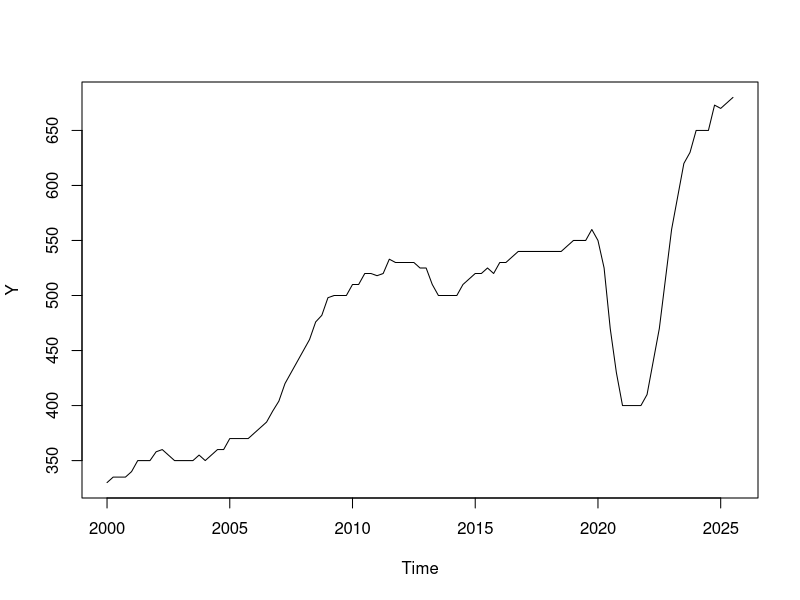
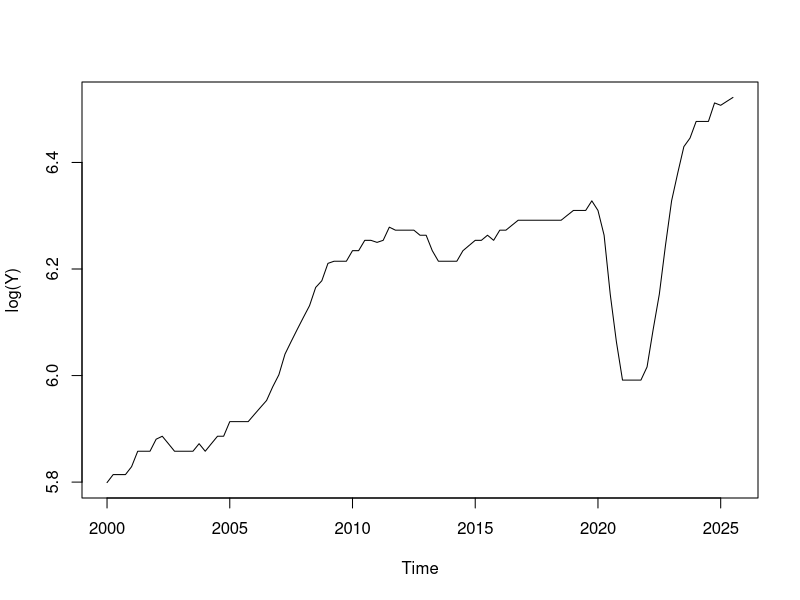
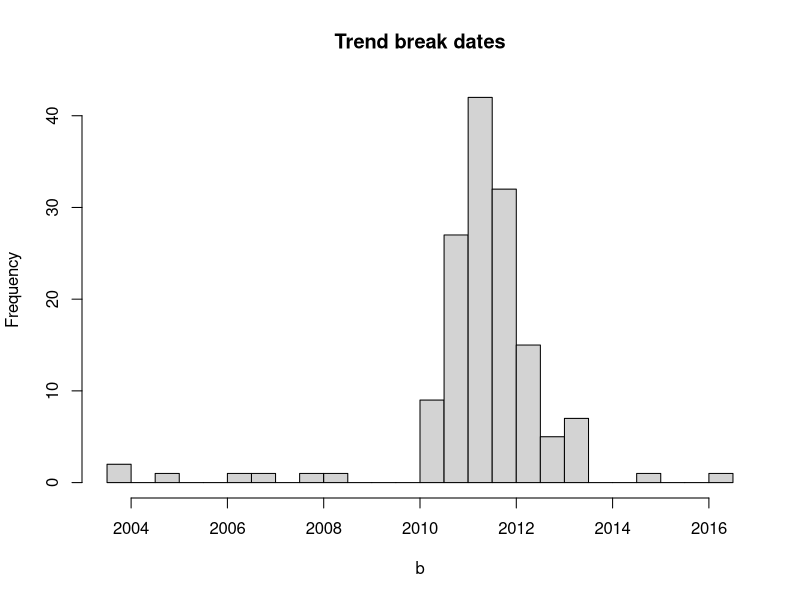
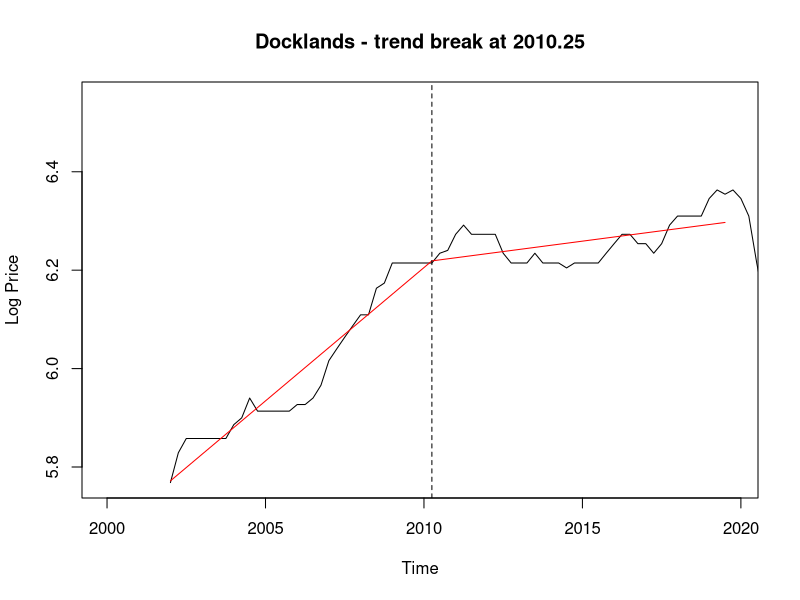

The R source for these figures, in order: (Note: this script raises an error after producing the figures.)
## ---- chunk 1
library(urca)
library(forecast)
library(knitr)
library(parallel)
## ---- chunk 2
dt <- read.csv("rent_by_qtr_suburb_refactored.csv")
## ---- chunk 3
# Total number of NAs in the whole dataset
sum(is.na(dt))

# NAs per suburb (row), showing only suburbs that have any NA values
na_by_suburb <- rowSums(is.na(dt[, -1]))
names(na_by_suburb) <- dt$Suburb
na_by_suburb[na_by_suburb > 0]

# NAs per quarter (column), showing only quarters that have  NA values
na_by_quarter <- colSums(is.na(dt[, -1]))
na_by_quarter[na_by_quarter > 0]
## ---- chunk 4

# Define a function that extracts the row within the data that matches 
# the suburb name given and drop the first column (which has all suburb names).
get_suburb <- function(name) {
  y <- as.numeric(unlist(dt[dt$Suburb == name, -1]))
  Y <- ts(y, start = c(2000, 1), frequency = 4)
  
  # Docklands has no data before Mar 2002, so start it there
  if (name == "Docklands") {
    Y <- window(Y, start = c(2002, 1))
  }
  
  return(Y)
}
## ---- chunk 5
Y <- get_suburb("Southbank")
plot(Y)
plot(log(Y))
## ---- chunk 6
trend_break <- function(b, time) {
  return ((time>b)*(time-b))
}
## ---- chunk 7
trend_breaks <- list()
# Find the optimal trend break 
for (s in dt$Suburb) {
  FirstForecast <- 2019.75
  
  Y  <- log(get_suburb(s))
  
  Time  <- time(Y)
  
  t_est   <- which(Time < FirstForecast)
  
  # We will have a standard 15% (3 years) zone where no break points are allowed.
  # So with the training set being from 2000Q1 to 2019Q3 gives:
  Break_range <- Time[which(Time >= 2003 & Time < 2016.75)]
    
  # M is a matrix for the RSS corresponding to each b
  M <- matrix(nrow = length(Break_range), ncol = 2)
  colnames(M) <- c("b", "RSS")
  M[, "b"] <- Break_range
  
  for (b in Break_range){
    TB_b <- trend_break(b, Time[t_est])
    X <- cbind(Time[t_est], TB_b)
    
    eq1 <- Arima(Y[t_est], order=c(0,0,0), xreg=X)
    
    # Store RSS in appropriate entry of M
    M[which(M[, "b"] == b), "RSS"] <-  sum(eq1$residuals^2)
  }
  b_best  <- M[which.min(M[, "RSS"]), "b"]
  
  trend_breaks[[s]] <- list(
    b_best  = b_best
  )
}

## ---- chunk 8
b_vals <- sapply(trend_breaks, function(x) unname(x$b_best))

range(b_vals)
summary(b_vals)
sort(b_vals)

hist(b_vals, breaks = 30, main = "Trend break dates", xlab = "b")
## ---- chunk 9
s <- "Docklands"
Y <- log(get_suburb(s))
Time  <- time(Y)
t_est <- which(Time < FirstForecast)

b <- trend_breaks[[s]]$b_best

TB_b <- trend_break(b, Time[t_est])
X    <- cbind(Time[t_est], TB_b)
eq1  <- Arima(Y[t_est], order=c(0,0,0), xreg=X)

# Fitted values = data minus residuals, as a ts so they line up on the time axis
fit_line <- ts(Y[t_est] - eq1$residuals, start = start(Y), frequency = 4)

plot(Y, xlim = c(2000, 2019.75), main = paste(s, "- trend break at", b), ylab = "Log Price")
lines(fit_line, col = "red", lwd = 1)
abline(v = b, lty = 2)
## ---- chunk 10
simulate_adf_cv <- function(n, X_det, t_stat, reps = 20000){
  t <- 2:n
  X <- X_det[t, , drop=FALSE]      # deterministic terms, aligned with t
  
  tADF <- matrix(nrow=reps, ncol=1)
  for (r in 1:reps){
    # Simulate under H0
    Y_simulated <- arima.sim(n=n, model=list(order=c(0,1,0)))[-1]
    
    DY <- Y_simulated[t]-Y_simulated[t-1]
    Y1 <- Y_simulated[t-1]
    
    tADF[r] <- summary(lm(DY~X+Y1))$coefficients["Y1","t value"]
  }
  
  p_val <- mean(tADF < t_stat)
  return(list(p_val = p_val, tADF = tADF))
}
## ---- chunk 11
adf_test <- function(Y, X_det, reps = 20000){
  n <- length(Y)
  t <- 2:n
  
  Y_1 <- Y[t-1]
  DY  <- Y[t]-Y[t-1]
  X   <- X_det[t, , drop=FALSE]
  
  t_stat <- summary(lm(DY ~ X + Y_1))$coefficients["Y_1", "t value"]
  
  p_val <- simulate_adf_cv(n, X_det, t_stat, reps)$p_val
  return(1 * (p_val > 0.05))     # 1 = unit root (don't reject), 0 = stationary
}
## ---- chunk 12
fit_arima <- function(y, order, xreg, drift) {
  tryCatch(
    Arima(y, order = order, xreg = xreg, include.drift = drift),
    error = function(e) tryCatch(
      Arima(y, order = order, xreg = xreg, include.drift = drift, method = "ML"),
      error = function(e2) NULL
    )
  )
}
## ---- chunk 13
RNGkind("L'Ecuyer-CMRG")   # reproducible random streams across cores
set.seed(123)

fit_suburb <- function(s){
  pmax <- 9 # Max AR lag order
  qmax <- 9 # Max MA lag order
  FirstForecast <- 2019.75
  
  Y  <- log(get_suburb(s))
  
  Time   <- as.numeric(time(Y))
  t_est  <- which(Time < FirstForecast)
  t_test <- which(Time >= FirstForecast)
  
  b   <- trend_breaks[[s]]$b_best
  TBt <- 1 * (Time > b) * (Time-b)
  
  Y_test <- exp(Y[t_test])    # test data in dollars
  hmax <- length(t_test)
  
  # Storage for Ljung-Box p-values and AICc
  LBp <- matrix(nrow=pmax+1, ncol=qmax+1)
  rownames(LBp) <- paste0("p=", 0:pmax)
  colnames(LBp) <- paste0("q=", 0:qmax)
  AICc <- LBp
  
  nd <- adf_test(Y[t_est], cbind(Time[t_est], TBt[t_est]))
  
  if (nd == 1){
    # Drops first training quarter, so results line up with diff(Y[t_est])
    # which starts at the second quarter. 
    DU <- 1 * (Time[t_est][-1] > b)  
    nd <- nd + adf_test(diff(Y[t_est]), cbind(DU))
  }
  
  if (nd == 0){
    X <- cbind(Time, TBt)
    drift <- FALSE
  } else if (nd == 1){
    X <- cbind(TBt)
    drift <- TRUE      # drift = constant growth rate, replaces Time
  } else {
    X <- cbind(TBt)
    drift <- FALSE     # trend annihilated at d = 2
  }
  
  models <- list()
  
  for (p in 0:pmax){
    for (q in 0:qmax){
      eq <- fit_arima(Y[t_est], c(p, nd, q), X[t_est, , drop = FALSE], drift)
      
      if (is.null(eq)) next
      
      AICc[p+1, q+1] <- eq$aicc
      LBp[p+1,q+1] <- Box.test(eq$residuals, 
                             lag = max(8, p + q + 4), 
                             type = "Ljung-Box", 
                             fitdf = p + q)$p.value
      models[[paste(p, q)]] <- eq
    }
  }
  
  # Best model: lowest AICc among those passing Ljung-Box
  AICc_ok <- AICc
  AICc_ok[LBp <= 0.05 | is.na(LBp)] <- NA 
  
  if (all(is.na(AICc_ok))) return(NULL)   # no model passed Ljung-Box
  
  best <- which(AICc_ok == min(AICc_ok, na.rm = TRUE), arr.ind = TRUE)
  p_best <- best[1, 1] - 1
  q_best <- best[1, 2] - 1
  model  <- models[[paste(p_best, q_best)]]
  
  # Forecast the test period and convert back to dollars
  forecasts <- exp(forecast(model, xreg=X[t_test, , drop=FALSE], h=hmax)$mean)
  RMSE <- sqrt(mean((Y_test-forecasts)^2, na.rm = TRUE))
  
  return(list(
    suburb      = s,
    Y           = Y,
    Y_train     = Y[t_est],
    Y_test      = Y_test,
    model       = model,
    trend_break = b,
    nd          = nd,
    p           = p_best,
    q           = q_best, 
    AICc        = AICc,
    forecasts   = forecasts,
    RMSE        = RMSE
  ))
}

n_cores <- max(1, detectCores(logical = FALSE) - 1)
cl <- makeCluster(n_cores)

# Reproducible random streams (replaces RNGkind/set.seed for the workers)
clusterSetRNGStream(cl, 123)

# Load packages on each worker
clusterEvalQ(cl, {
  library(forecast)
  library(urca)
})

# Send everything fit_suburb() depends on
clusterExport(cl, c("dt", "get_suburb", "trend_breaks", "trend_break",
                    "simulate_adf_cv", "adf_test", "fit_arima"))

# parLapplyLB hands out suburbs one at a time, which balances the load
# better than parLapply when some suburbs take much longer than others
results <- parLapplyLB(cl, dt$Suburb, fit_suburb)
stopCluster(cl)
names(results) <- dt$Suburb
## ---- chunk 14
for (s in names(results)) {
  r   <- results[[s]]
  idx <- which(is.na(r$AICc), arr.ind = TRUE)   # row/col positions of NAs
  
  for (i in seq_len(nrow(idx))) {
    p <- idx[i, "row"] - 1                       # row 1 = p=0
    q <- idx[i, "col"] - 1                       # col 1 = q=0
    cat("Fit failed:", s, "ARIMA(", p, ",", r$nd, ",", q, ")\n")
  }
}
## ---- chunk 15
# How many of each number of differencing was required
cat("d values")
table(sapply(results, function(r) r$nd)) 
cat("\n")

# How many of each p-value appeared during modelling (missing = 0)
cat("p values")
table(sapply(results, function(r) r$p))
cat("\n")

# How many of each q-value appeared during modelling (missing = 0)
cat("q values")
table(sapply(results, function(r) r$q))
## ---- chunk 16
rmse_df <- data.frame(
  Suburb   = names(results),
  RMSE     = sapply(results, function(r) r$RMSE),
  MAPE     = sapply(results, function(r) 
    100 * mean(abs(r$Y_test - r$forecasts) / r$Y_test, na.rm = TRUE)),
  MPE      = sapply(results, function(r) # 
    100 * mean((r$Y_test - r$forecasts) / r$Y_test, na.rm = TRUE)), 
  nd       = sapply(results, function(r) r$nd),
  p        = sapply(results, function(r) r$p),
  q        = sapply(results, function(r) r$q),
  row.names = NULL
)

rmse_df <- rmse_df[order(rmse_df$MAPE), ]

measures <- rmse_df[, c("RMSE", "MAPE", "MPE")]

summary_tab <- data.frame(
  Measure = c("RMSE (\\$/week)", "MAPE (%)", "MPE (%)"),
  Min     = sapply(measures, min),
  Median  = sapply(measures, median),
  Mean    = sapply(measures, mean),
  Max     = sapply(measures, max),
  row.names = NULL
)
kable(summary_tab, digits = 1, caption = "Test-period forecast accuracy across suburbs")

hist(rmse_df$MAPE, breaks = 30,
     main = "MAPE across suburbs",
     xlab = "Mean absolute percentage error (%)", col = "grey80")
abline(v = median(rmse_df$MAPE), col = "red", lwd = 2)


hist(rmse_df$RMSE, breaks = 30,
     main = "RMSE across suburbs",
     xlab = "RMSE of Median Price Forecasts ($/week)", col = "grey80")
abline(v = median(rmse_df$RMSE), col = "red", lwd = 2)

kable(head(rmse_df, 5), digits = 3, row.names = FALSE, caption = "Most accurate suburbs (based on MAPE)")
kable(head(rmse_df[order(-rmse_df$MAPE), ], 5),
      digits = 3, row.names = FALSE, caption = "Least accurate suburbs (based on MAPE)")

## ---- chunk 17
plot_suburb <- function(s) {
  r <- results[[s]]
  
  Y      <- r$Y
  Time   <- as.numeric(time(Y))
  t_est  <- which(Time < 2019.75)
  t_test <- which(Time >= 2019.75)
  b      <- r$trend_break
  TBt    <- 1 * (Time > b) * (Time - b)
  
  if (r$nd == 0){
    X <- cbind(Time, TBt)
  } else {
    X <- cbind(TBt)
  }
  
  fc <- forecast(r$model, xreg = X[t_test, , drop = FALSE], h = length(t_test))
  
  start_fit <- c(floor(Time[1]), round((Time[1] %% 1) * 4) + 1)
  fitted_ts <- ts(exp(as.numeric(fitted(r$model))), start = start_fit, frequency = 4)
  fc_mean <- ts(exp(as.numeric(fc$mean)), start = c(2019, 4), frequency = 4)
  
  # 95% Interval assuming normality.
  fc_lower  <- ts(exp(as.numeric(fc$lower[, 2])), start = c(2019, 4), frequency = 4)
  fc_upper  <- ts(exp(as.numeric(fc$upper[, 2])), start = c(2019, 4), frequency = 4)
  
  plot(exp(Y), ylim = range(exp(Y), fc_lower, fc_upper, na.rm = TRUE),
       main = paste(s, "- ARIMA(", r$p, ",", r$nd, ",", r$q, ") with trend break"),
       ylab = "Median weekly rent ($/week)", xlab = "Time")
  lines(fitted_ts, col = adjustcolor("blue", 0.4), lwd = 1.5)
  lines(fc_mean,   col = "red", lwd = 2)
  lines(fc_lower,  col = "red", lty = 2)
  lines(fc_upper,  col = "red", lty = 2)
  
  abline(v = b, lty = 3)
  abline(v = 2019.75, col = "grey50")
  
  legend("topleft",
         c("Actual", "Fitted (training)", "Forecast (test)", "95% interval", "Trend break", "Forecast start"),
         col = c("black", adjustcolor("blue", 0.4), "red", "red", "black", "grey50"),
         lty = c(1, 1, 1, 2, 3, 1), lwd = c(1, 1.5, 2, 1, 1, 1), bty = "n", cex = 0.8)
}
## ---- chunk 18
plot_suburb("Echuca")                                # Zero differences 
plot_suburb("Albert Park-Middle Park-West St Kilda") # One Difference 


plot_suburb("Brighton East")                         # Most Accurate Suburb
plot_suburb("North Bendigo")                         # Least Accurate Suburb

## ---- chunk 19
trend_breaks <- list()
# Find the optimal trend break 
for (s in dt$Suburb) {
  FirstForecast <- 2025.75
  
  Y  <- log(get_suburb(s))
  
  Time  <- time(Y)
  
  t_est   <- which(Time < FirstForecast)
  
  # We will have a standard 15% (approx 4 years) zone where no break points are allowed.
  # So with the training set being from 2000Q1 to 2025Q3 gives:
  Break_range <- Time[which(Time >= 2004 & Time < 2021.75)]
    
  # M is a matrix for the RSS corresponding to each b
  M <- matrix(nrow = length(Break_range), ncol = 2)
  colnames(M) <- c("b", "RSS")
  M[, "b"] <- Break_range
  
  for (b in Break_range){
    TB_b <- trend_break(b, Time[t_est])
    X <- cbind(Time[t_est], TB_b)
    
    eq1 <- Arima(Y[t_est], order=c(0,0,0), xreg=X)
    
    # Store RSS in appropriate entry of M
    M[which(M[, "b"] == b), "RSS"] <-  sum(eq1$residuals^2)
  }
  b_best  <- M[which.min(M[, "RSS"]), "b"]
  
  trend_breaks[[s]] <- list(
    b_best  = b_best
  )
}

## ---- chunk 20
RNGkind("L'Ecuyer-CMRG")   # reproducible random streams across cores
set.seed(123)

fit_suburb_future <- function(s){
# Loop over every suburb (row) within our dataset.
  pmax <- 9 # Max AR lag order
  qmax <- 9 # Max MA lag order
  FirstForecast <- 2025.75
  
  Y  <- log(get_suburb(s))

  
  Time   <- as.numeric(time(Y))
  t_est  <- which(Time < FirstForecast)

  b   <- trend_breaks[[s]]$b_best
  TBt <- 1 * (Time > b) * (Time-b)
  
  hmax <- 24
  
  # Storage for Ljung-Box p-values and AICc
  LBp <- matrix(nrow=pmax+1, ncol=qmax+1)
  rownames(LBp) <- paste0("p=", 0:pmax)
  colnames(LBp) <- paste0("q=", 0:qmax)
  AICc <- LBp
  
  nd <- adf_test(Y[t_est], cbind(Time[t_est], TBt[t_est]))
  
  # Build regressors for the future quarters (Dec 2025 onwards)
  Time_future <- max(Time) + (1:hmax) / 4
  TB_future   <- 1 * (Time_future > b) * (Time_future - b)
  
  if (nd == 0){
    X_future <- cbind(Time = Time_future, TBt = TB_future)
  } else {
    X_future <- cbind(TBt = TB_future)
  }
  
  if (nd == 1){
    # Drops first training quarter, so results line up with diff(Y[t_est])
    # which starts at the second quarter. 
    DU <- 1 * (Time[t_est][-1] > b)  
    nd <- nd + adf_test(diff(Y[t_est]), cbind(DU))
  }
  
  if (nd == 0){
    X <- cbind(Time, TBt)
    drift <- FALSE
  } else if (nd == 1){
    X <- cbind(TBt)
    drift <- TRUE      # drift = constant growth rate, replaces Time
  } else {
    X <- cbind(TBt)
    drift <- FALSE     # trend annihilated at d = 2
  }

  
  models <- list()
  
  for (p in 0:pmax){
    for (q in 0:qmax){
      
      eq <- fit_arima(Y[t_est], c(p, nd, q), X[t_est, , drop = FALSE], drift)
      if (is.null(eq)) next
    
      AICc[p+1, q+1] <- eq$aicc
      LBp[p+1,q+1] <- Box.test(eq$residuals, 
                             lag = max(8, p + q + 4), 
                             type = "Ljung-Box", 
                             fitdf = p + q)$p.value
      models[[paste(p, q)]] <- eq
    }
  }
  # Best model: lowest AICc among those passing Ljung-Box
  AICc_ok <- AICc
  # Blank any AICc values matching the matrix locations where
  # LBp <= 0.05 
  AICc_ok[LBp <= 0.05 | is.na(LBp)] <- NA 
  
  if (all(is.na(AICc_ok))) {
    cat("No model passed Ljung-Box for:", s, "\n")
    next
  }
  
  best <- which(AICc_ok == min(AICc_ok, na.rm = TRUE), arr.ind = TRUE)
  p_best <- best[1, 1] - 1
  q_best <- best[1, 2] - 1
  model  <- models[[paste(p_best, q_best)]]
  
  # Forecast future quarters, with intervals, and convert back to dollars
  fc <- forecast(model, xreg = X_future, h = hmax)
  forecasts <- ts(exp(as.numeric(fc$mean)),       start = c(2025, 4), frequency = 4)
  
  # 95% Interval assuming normality
  lower95   <- ts(exp(as.numeric(fc$lower[, 2])), start = c(2025, 4), frequency = 4)
  upper95   <- ts(exp(as.numeric(fc$upper[, 2])), start = c(2025, 4), frequency = 4)
 
  
  return(list(
   suburb      = s,
    Y           = Y,
    Y_train     = Y[t_est],
    model       = model,
    trend_break = b,
    nd          = nd,
    p           = p_best,
    q           = q_best, 
    AICc        = AICc,
    forecasts   = forecasts,
    lower95     = lower95,
    upper95     = upper95
  ))
  
}

cl <- makeCluster(n_cores)
clusterSetRNGStream(cl, 123)
clusterEvalQ(cl, {
  library(forecast)
  library(urca)
})
clusterExport(cl, c("dt", "get_suburb", "trend_breaks", "trend_break",
                    "simulate_adf_cv", "adf_test", "fit_arima"))

results_future <- parLapplyLB(cl, dt$Suburb, fit_suburb_future)
stopCluster(cl)
names(results_future) <- dt$Suburb
## ---- chunk 21
for (s in names(results_future)) {
  r   <- results_future[[s]]
  idx <- which(is.na(r$AICc), arr.ind = TRUE)   # row/col positions of NAs
  
  for (i in seq_len(nrow(idx))) {
    p <- idx[i, "row"] - 1                       # row 1 = p=0
    q <- idx[i, "col"] - 1                       # col 1 = q=0
    cat("Fit failed:", s, "ARIMA(", p, ",", r$nd, ",", q, ")\n")
  }
}
## ---- chunk 22
# How many of each number of differencing was required
cat("d values")
table(sapply(results_future, function(r) r$nd)) 
cat("\n")

# How many of each p-value appeared during modelling (missing = 0)
cat("p values")
table(sapply(results_future, function(r) r$p))
cat("\n")

# How many of each q-value appeared during modelling (missing = 0)
cat("q values")
table(sapply(results_future, function(r) r$q))
## ---- chunk 23
plot_future <- function(s) {
  r <- results_future[[s]]
  
  fc    <- r$forecasts
  lower <- r$lower95
  upper <- r$upper95
  tt    <- as.numeric(time(fc))
  
  plot(fc, ylim = range(lower, upper, na.rm = TRUE), type = "n",
       main = paste(s, "- forecast, ARIMA(", r$p, ",", r$nd, ",", r$q, ")"),
       ylab = "Median prices", xlab = "Time")
  polygon(c(tt, rev(tt)), c(as.numeric(lower), rev(as.numeric(upper))),
          col = adjustcolor("red", 0.15), border = NA)
  lines(fc,    col = "red", lwd = 2)
  lines(lower, col = "red", lty = 2)
  lines(upper, col = "red", lty = 2)
  
  legend("topleft", c("Forecast", "95% interval"),
         col = "red", lty = c(1, 2), lwd = c(2, 1), bty = "n", cex = 0.8)
}
## ---- chunk 24
nd_vals <- sapply(results_future, function(r) r$nd)

(s0 <- names(nd_vals)[nd_vals == 0][1])
(s1 <- names(nd_vals)[nd_vals == 1][1])


# Plot some suburbs of interest from Part B. Note: The proceeding comments 
# detail information about the suburbs concluded from part B.

plot_future("Echuca")                                # Zero differences
plot_future("Albert Park-Middle Park-West St Kilda") # One Difference 


plot_future("Brighton East")                         # Most Accurate Suburb 
plot_future("North Bendigo")                         # Least Accurate Suburb
## ---- chunk 25
h_base <- 4     # Sep 2026 (2026Q3), the 4th forecast quarter
h      <- 24    # Sep 2031 (2031Q3), the end of the forecasts

growth <- sapply(results_future, function(r) {
  base     <- as.numeric(r$forecasts[h_base])   # forecast rent, Sep 2026
  forecast <- as.numeric(r$forecasts[h])        # forecast rent, Sep 2031
  forecast / base - 1
})

summary(100 * growth)

hist(100 * growth, breaks = 30, col = "grey80",
     main = "Forecast 5-year rent growth, Sep 2026 to Sep 2031 \n (Using a forecasted 2026)",
     xlab = "Growth rate (%)", ylab = "Number of suburbs")
abline(v = 100 * median(growth), col = "red", lwd = 2)
abline(v = 0, lty = 2)
legend("topright",
       legend = c(paste0("Median (", round(100 * median(growth), 1), "%)"), "Zero growth"),
       col = c("red", "black"), lty = c(1, 2), lwd = c(2, 1), bty = "n", cex = 0.8)
## ---- chunk 26
h_base <- 4     # Sep 2026 (2026Q3), the 4th forecast quarter
h      <- 24    # Sep 2031 (2031Q3)

growth <- sapply(results_future, function(r) {
  base     <- as.numeric(r$forecasts[h_base])   # forecast rent, Sep 2026
  forecast <- as.numeric(r$forecasts[h])        # forecast rent, Sep 2031
  forecast / base - 1
})

top10     <- sort(growth, decreasing = TRUE)[1:10]
top_names <- names(top10)

top_tab <- data.frame(
  Suburb    = top_names,
  Base      = sapply(results_future[top_names], function(r) as.numeric(r$forecasts[h_base])),
  Forecast  = sapply(results_future[top_names], function(r) as.numeric(r$forecasts[h])),
  Growth    = 100 * top10,
  row.names = NULL
)

kable(top_tab, digits = 1,
      col.names = c("Suburb", "Sep 2026 forecast (\\$/week)", "Sep 2031 forecast (\\$/week)", "Growth (%)"),
      caption = "Top 10 suburbs by forecasted 5-year rent growth, Sep 2026 to Sep 2031")
## ---- chunk 27
bottom10     <- sort(growth, decreasing = FALSE)[1:10]
bottom_names <- names(bottom10)

bottom_tab <- data.frame(
  Suburb    = bottom_names,
  Base      = sapply(results_future[bottom_names], function(r) as.numeric(r$forecasts[h_base])),
  Forecast  = sapply(results_future[bottom_names], function(r) as.numeric(r$forecasts[h])),
  Growth    = 100 * bottom10,
  row.names = NULL
)

kable(bottom_tab, digits = 1,
      col.names = c("Suburb", "Sep 2026 forecast (\\$/week)", "Sep 2031 forecast (\\$/week)", "Growth (%)"),
      caption = "Bottom 10 suburbs by forecasted 5-year rent growth, Sep 2026 to Sep 2031")
## ---- chunk 28
#| results: asis
current <- sapply(results_future, function(r) exp(as.numeric(tail(r$Y, 1))))   # actual, Sep 2025
base    <- sapply(results_future, function(r) as.numeric(r$forecasts[4]))       # forecast, Sep 2026

# Build and print a top-10 table for growth from `start` to `end`
top10_growth <- function(start, end, period, start_label, end_label) {
  g  <- end / start - 1
  t10 <- sort(g, decreasing = TRUE)[1:10]
  nm <- names(t10)
  
  tab <- data.frame(
    Period   = period,
    Rank     = 1:10,
    Suburb   = nm,
    Start    = start[nm],
    End      = end[nm],
    Growth   = 100 * t10,
    row.names = NULL
  )
  
  print(kable(tab[, -1], digits = 1,
              col.names = c("Rank", "Suburb", paste(start_label, "(\\$/week)"),
                            paste(end_label, "(\\$/week)"), "Growth (%)"),
              caption = paste("Top 10 suburbs by rent growth,", period)))
  tab
}

top_by_year <- list()

# Sep 2025 (last actual) to Sep 2026 (forecast)
top_by_year[["2026"]] <- top10_growth(current, base, "Sep 2025 to Sep 2026",
                                      "Sep 2025 actual", "Sep 2026 forecast")

# Sep 2026 (forecast) to Sep 2027 ... Sep 2031 (forecast)
for (yr in 2027:2031) {
  hh   <- (yr - 2025) * 4                  # Sep 2027 = h 8, ..., Sep 2031 = h 24
  fc_h <- sapply(results_future, function(r) as.numeric(r$forecasts[hh]))
  
  top_by_year[[as.character(yr)]] <- top10_growth(base, fc_h, paste("Sep 2026 to Sep", yr),
                                                  "Sep 2026 forecast", paste("Sep", yr, "forecast"))
}

top_all <- do.call(rbind, top_by_year)
top_out <- top_all
top_out[, c("Start", "End", "Growth")] <- round(top_out[, c("Start", "End", "Growth")], 1)
write.csv(top_out, "top10_growth_by_year.csv", row.names = FALSE)
## ---- chunk 29
plot_future("Keilor")    # Highest growth rate

plot_future("Southbank") # Lowest growth rate (which is negative)

## ---- chunk 30
rent_2026_jun <- data.frame(
  Suburb        = names(results_future),
  Forecast_Jun2026 = sapply(results_future, function(r) as.numeric(r$forecasts[3]))
)

write.csv(rent_2026_jun, "2026_rents_forecast_EOFY.csv", row.names = FALSE)
